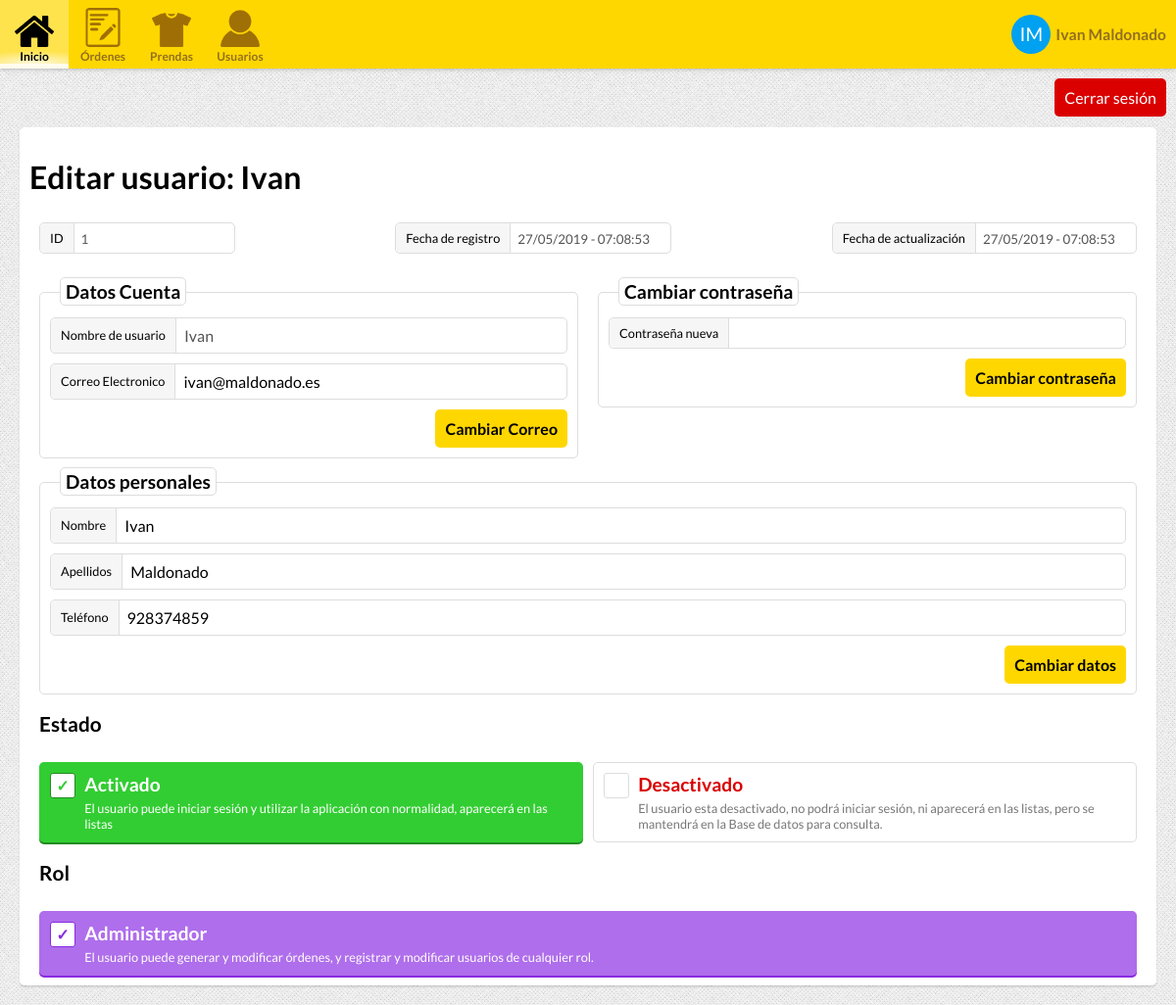
Before: /user.php?id=1 (signed in) with the older database file.
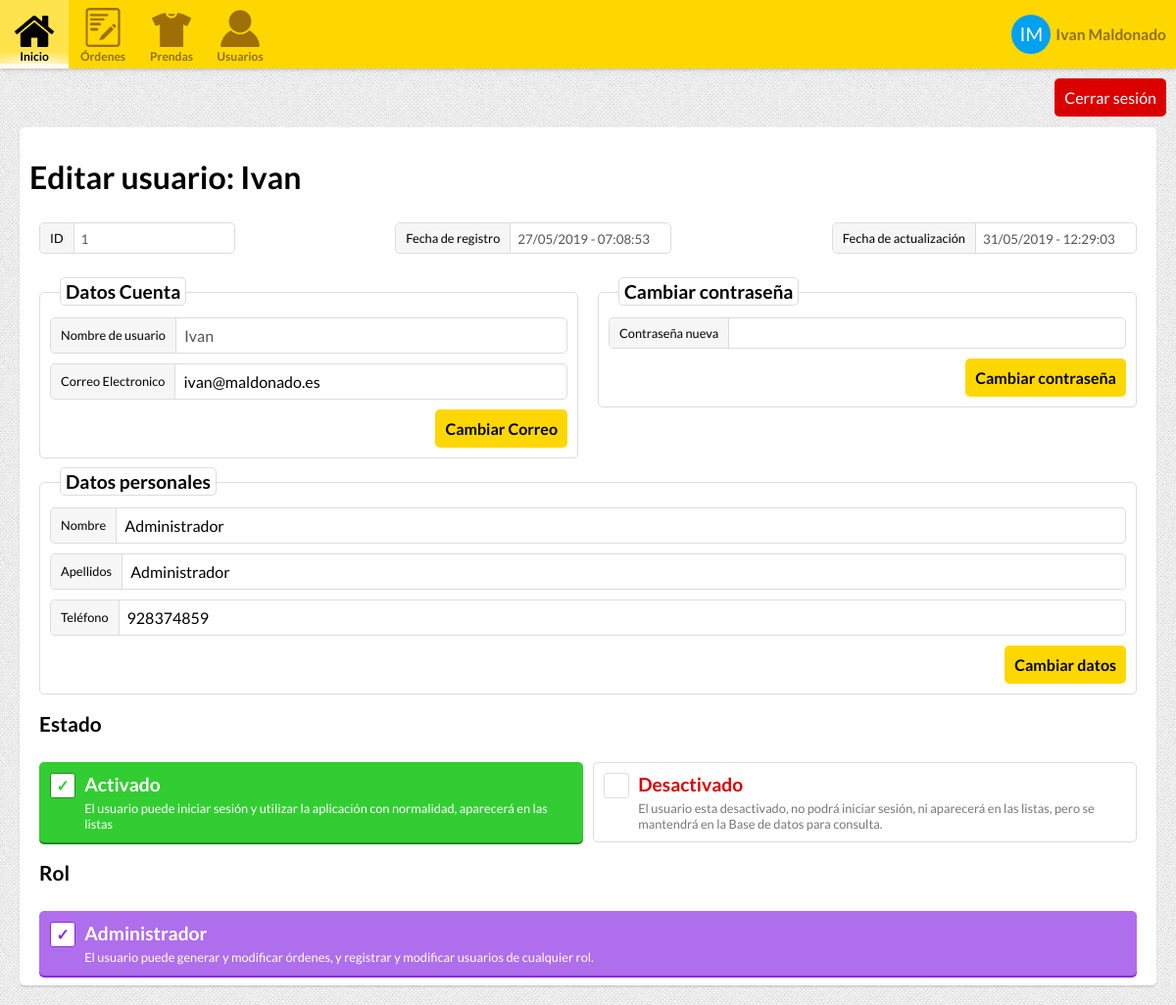
After: the same page with the newer database file.
### tables this page shows
CREATE TABLE "USERS" (
	"USER_ID"	INTEGER NOT NULL PRIMARY KEY AUTOINCREMENT,
	"USERNAME"	TEXT NOT NULL,
	"NAME"	TEXT NOT NULL,
	"SURNAME"	TEXT,
	"PHONE"	INTEGER,
	"EMAIL"	TEXT NOT NULL,
	"HASHED_PASSWORD"	TEXT NOT NULL,
	"ROLE_ID"	INTEGER NOT NULL DEFAULT 0,
	"UPDATE_TIMESTAMP"	INTEGER NOT NULL,
	"REGISTER_TIMESTAMP"	INTEGER NOT NULL,
	"ACTIVE"	INTEGER NOT NULL DEFAULT 0,
	FOREIGN KEY("ROLE_ID") REFERENCES "USER_ROLES"("ROLE_ID")
);

CREATE TABLE "USER_ROLES" (
	"ROLE_ID"	INTEGER NOT NULL PRIMARY KEY AUTOINCREMENT,
	"ROLE_NAME"	TEXT NOT NULL,
	"ROLE_CSS_CLASS"	TEXT,
	"ROLE_DESCRIPTION"	TEXT
);

### Controllers/UserController.php (called while the page is built, shortened)
<?php
class UserController {
    private function connect(){
        return new PDO("sqlite:.data/data.db");
    }
    public function getUser($id){
        $db = $this->connect();
        $sql = "SELECT * FROM USERS AS U, USER_ROLES AS R WHERE USER_ID = :userID AND U.ROLE_ID = R.ROLE_ID";
        $stmt = $db->prepare($sql);
        $stmt->bindParam(':userID', $id);
        if($stmt->execute()){
            if($row = $stmt->fetch()){
               return new User(
                $row["USER_ID"],
                $row["USERNAME"],
                $row["HASHED_PASSWORD"],
                $row["EMAIL"],
                new Role(
                    $row["ROLE_ID"],
                    $row["ROLE_NAME"],
                    $row["ROLE_CSS_CLASS"],
                    $row["ROLE_DESCRIPTION"]
                ),
                $row["PHONE"],
                $row["NAME"],
                $row["SURNAME"],
                $row["REGISTER_TIMESTAMP"],
                $row["UPDATE_TIMESTAMP"],
                $row["ACTIVE"]
                );
            }
        }
        return null;
    }
}

### Classes/User.php (called while the page is built, shortened)
<?php
require_once("Classes/Role.php");
class User{
    private $id;
    private $username;
    private $email;
    private $role;
    private $telephone;
    private $name;
    private $surname;
    private $registeredDate;
    private $updateDate;
    function __construct($id = 0, $username, $password = null, $email, $role, $telephone, $name, $surname, $registeredDate, $updateDate, $active = 0){
        $this->id = $id;
        $this->username = $username;
        $this->email = $email;
        $this->role = $role;
        $this->telephone = $telephone;
        $this->name = $name;
        $this->surname = $surname;
        $registeredDateOb = new DateTime();
        $registeredDateOb->setTimestamp($registeredDate);
        $this->registeredDate = $registeredDateOb;
        $updateDateOb = new DateTime();
        $updateDateOb->setTimestamp($updateDate);
        $this->updateDate = $updateDateOb;
    }
    function getId(){
        return $this->id;
    }
    function getUsername(){
        return $this->username;
    }
    function getEmail(){
        return $this->email;
    }
    function getRole(){
        return $this->role;
    }
    function getTelephone(){
        return $this->telephone;
    }
    function getName(){
        return $this->name;
    }
    function getRegisteredDateString(){
        $date = $this->registeredDate;
        return $date->format('d/m/Y - H:i:s');
    }
    function getUpdateDateString(){
        $date = $this->updateDate;
        return $date->format('d/m/Y - H:i:s');
    }
    function getSurname(){
        return $this->surname;
    }
}

### Classes/Role.php (called while the page is built)
<?php
class Role{
    private $id;
    private $name;
    private $cssClass;
    private $description;
    function __construct($id, $name, $cssClass, $description = ""){
        $this->id = $id;
        $this->name = $name;
        $this->cssClass = $cssClass;
        $this->description = $description;
    }
    function getID(){
        return $this->id;
    }
    function getName(){
        return $this->name;
    }
    function getCssClass(){
        return $this->cssClass;
    }
    function getDescription(){
        return $this->description;
    }
}

### ViewControllers/userViewController.php (the view, shortened to what the changed rows need)
<?php
require_once("Controllers/UserController.php");
require_once("Classes/User.php");
require_once("Classes/Role.php");
$userController = new UserController();
$roles = $userController->getRoles();
$client = false;
$employee = false;
$admin = false;
$edit = false;
$register = false;
if(isset($_SESSION["userID"])){
    $sessionUser = $userController->getUser($_SESSION["userID"]);
    $sessionUserRole = $sessionUser->getRole();
}else {
    header("location: login.php");
}
if($sessionUserRole->getID() == 0){
    $client = true;
}elseif($sessionUserRole->getID() == 1){
    $employee = true;
}elseif($sessionUserRole->getID() == 2){
    $admin = true;
}
if(isset($_GET["id"]) && !empty($_GET["id"])){
    $edit = true;
}elseif(isset($_GET["newUser"])){
    $register = true;
    $title = "Registrar usuario";
}else {
    header("Location: index.php");
}
if($edit && ($employee || $admin)){
    $user = $userController->getUser($_GET["id"]);
    $userRole = $user->getRole();
}elseif($edit && $client && $sessionUser->getID() == $_GET["id"]){
    $user = $userController->getUser($_GET["id"]);
}
if(isset($_SESSION["userID"])){
    $sessionUser = $userController->getUser($_SESSION["userID"]);
} else {
    header("location: login.php");
}
function showIDField(){
    global $edit;
    global $employee;
    global $admin;
    global $user;
    if($edit && ($employee || $admin)){
        ?>
        <label class="boxed-input" id="username">
            <div class="text-label"><span>ID</span></div>
            <div class="input-container">
                <input type="text" value="<?=$user->getID()?>" disabled>
            </div>
        </label>
        <?php
    }
}
function showRegisterDateField(){
    global $edit, $client, $employee, $admin, $user;
    ?>
    <label class="boxed-input" id="register-date">
        <div class="input-container">
            <input type="text" value="<?=$user->getRegisteredDateString()?>" disabled>
        </div>
    </label>
    <?php
}
function showUpdateDateField(){
    global $edit, $client, $employee, $admin, $user;
    if($employee || $admin){
    ?>
    <label class="boxed-input" id="update-date">
        <div class="text-label"><span>Fecha de actualización</span></div>
        <div class="input-container">
           <input type="text" value="<?=$user->getUpdateDateString()?>" disabled>
        </div>
    </label>
    <?php
    }
}
function showAccountDataForm(){
    global $edit, $client, $register, $employee, $admin, $user;
    if($edit){
    ?>
    <form id="account-info-container" method="post" action="user.php?id=<?=$user->getID()?>">
        <div class="field-set" id="client-infoset">
        <h3>Datos Cuenta</h3>
            <label class="boxed-input" id="username">
                <div class="text-label"><span>Nombre de usuario</span></div>
                <div class="input-container">
                    <input type="text" value="<?=$user->getUsername()?>" disabled>
                </div>
            </label>
            <label class="boxed-input" id="email">
                <div class="text-label"><span>Correo Electronico</span></div>
                <div class="input-container">
                    <input type="text" value="<?=$user->getEmail()?>" name="email">
                </div>
            </label>
            <div class="form-buttons">
                <input type="submit" value="Cambiar Correo" class="input-submit-button">
            </div>
        </div>
    </form>
        <?php
    }
}
    ?>
    <?php
function showPersonalInfoForm(){
    global $edit, $register, $register, $client, $employee, $admin, $user, $sessionUser;
    if($edit && ($admin || $employee ||($client || $user->getID() == $sessionUser->getID()))){
    ?>
    <form id="personal-info-container" action="user.php?id=<?=$user->getID()?>" method="post">
        <div class="field-set" id="personal-info-infoset">
            <h3>Datos personales</h3>
            <label class="boxed-input" id="username">
                <div class="text-label"><span>Nombre</span></div>
                <div class="input-container">
                    <input type="text" name="name" value="<?=$user->getName()?>">
                </div>
            </label>
            <label class="boxed-input" id="surname">
                <div class="text-label"><span>Apellidos</span></div>
                <div class="input-container">
                    <input type="text" name="surname" value="<?=$user->getSurname()?>">
                </div>
            </label>
            <label class="boxed-input" id="phone">
                <div class="text-label"><span>Teléfono</span></div>
                <div class="input-container">
                    <input type="number" name="phone" value="<?=$user->getTelephone()?>">
                </div>
            </label>
            <div class="form-buttons">
                <input type="submit" value="Cambiar datos" class="input-submit-button">
            </div>
        </div>
    </form>
    <?php
    }
}
function showRoleForm(){
    global $edit, $register, $register, $client, $employee, $admin, $user, $roles, $userRole, $sessionUser;
    if($userRole){
        $userRole = $user->getRole();
    }
    if($edit && ($admin || $employee) && $user->getID() != $sessionUser->getID()){
    ?>
    <form id="role-form" action="user.php?id=<?=$user->getID()?>" method="post">
        <h2>Rol</h2>
        <div>
            <?php
            if($admin){
                foreach($roles as $role){
                ?>
        <label class="boxed-radio <?=$role->getCssClass()?>">
            <input type="radio" name="role" value="<?=$role->getID()?>" <?=$userRole->getID() == $role->getID() ? "checked" : ""?>>
            <div class="container">
                <div class="radio-checkbox">&#x2713;</div>
                <div class="radio-title"><?=$role->getName()?></div>
                <div class="radio-desc"><?=$role->getDescription()?></div>
            </div>
        </label>
                <?php
                }
            }elseif($employee){
                ?>
        <label class="boxed-radio <?=$userRole->getCssClass()?>">
            <div class="container">
                <div class="radio-checkbox">&#x2713;</div>
                <div class="radio-title"><?=$userRole->getName()?></div>
                <div class="radio-desc"><?=$userRole->getDescription()?></div>
            </div>
        </label>
                <?php
            }
            ?>
        </div>
    </form>
    <?php
    }
}
function showUserStateForm(){
    global $edit, $register, $register, $client, $employee, $admin, $sessionUser, $user, $sessionUserRole, $userRole;
    if($edit && ($employee || $admin) && $user->getID() != $sessionUser->getID()){
    ?>
    <form id="active-form" method="post" action="user.php?id=<?=$user->getID()?>">
        <h2>Estado</h2>
    </form>
    <?php
    }
}

### includes/navbar.inc (shortened to what the changed rows need)
<nav class="top-header">
    <a class="menu-item" href="index.php">
        <img src="media/img/inicio.png">
        <div class="label">Inicio</div>
    </a>
</nav>

Changed rows visible on the page:
changed users "ivan@maldonado.es": UPDATE_TIMESTAMP "27/05/2019 - 07:08:53" → "31/05/2019 - 12:29:03"; name "Ivan" → "Administrador"; surname "Maldonado" → "Administrador"
